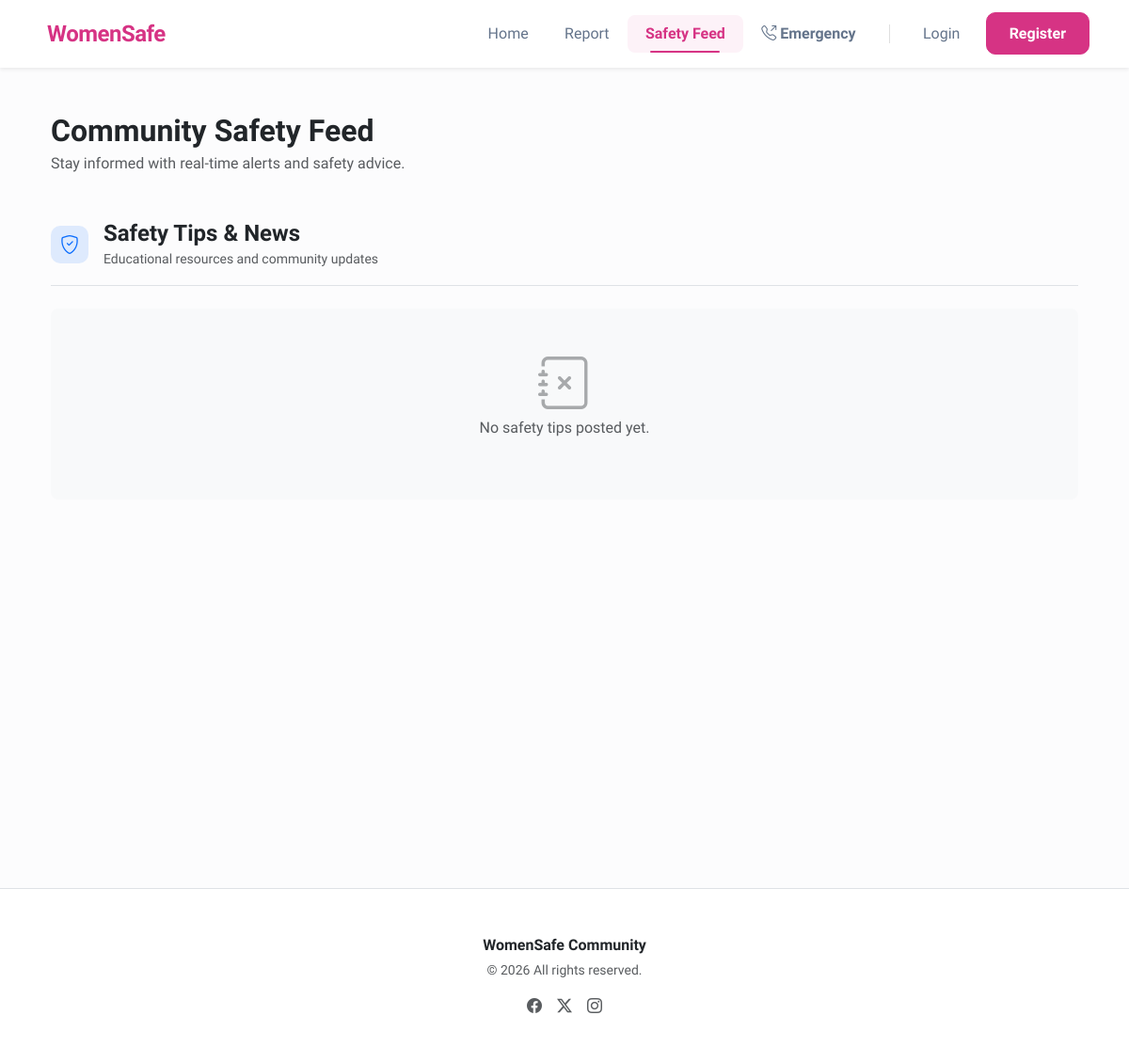
The page /awareness/feed/ on the database as committed earlier.
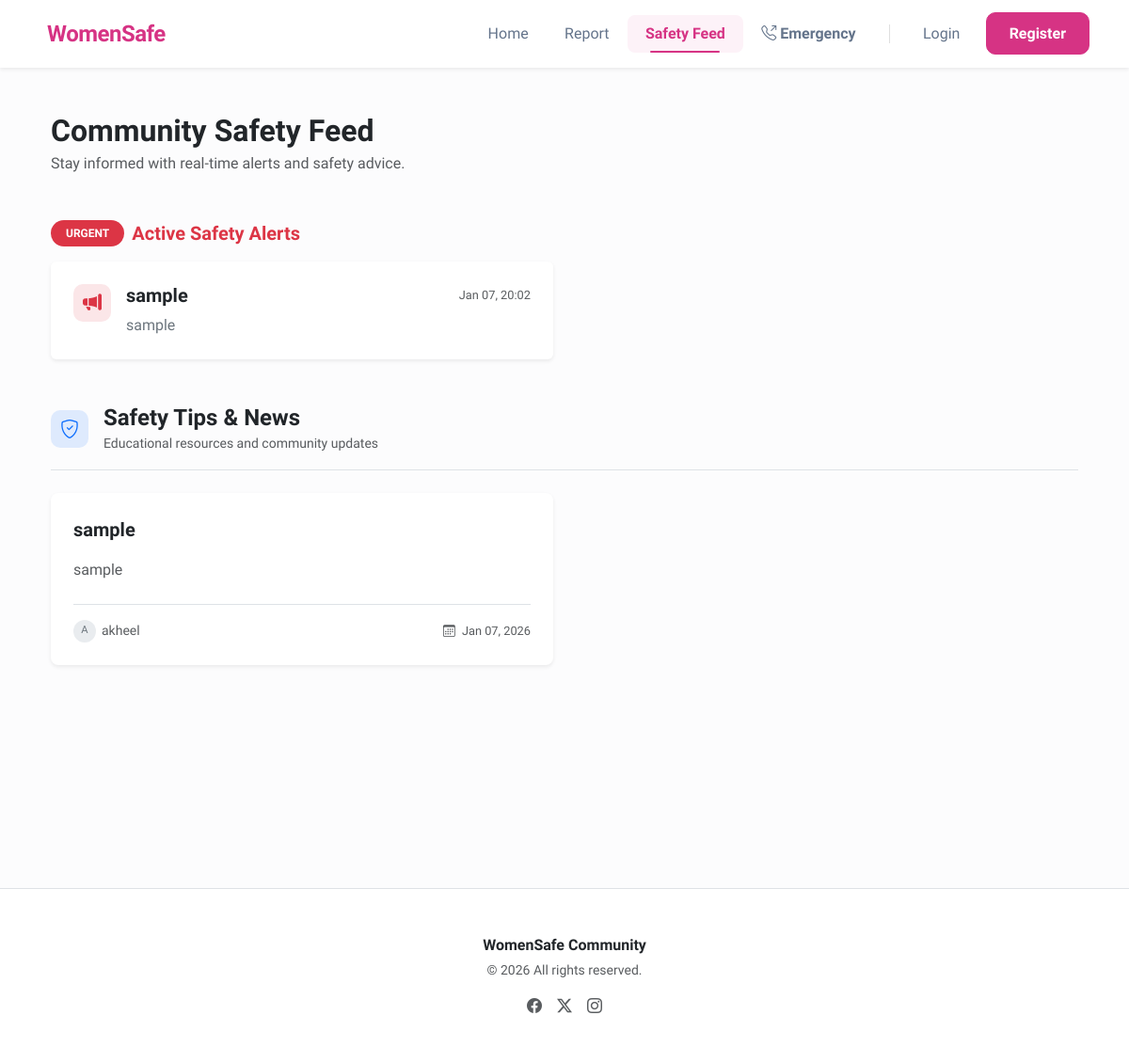
The same page on the database as committed later.
### awareness/models.py (models this page shows, shortened)
class Post(models.Model):
    STATUS_CHOICES = [
        ('pending', 'Pending Approval'),
        ('published', 'Published'),
        ('rejected', 'Rejected'),
    ]
    title = models.CharField(max_length=200)
    content = models.TextField()
    author = models.ForeignKey(settings.AUTH_USER_MODEL, on_delete=models.CASCADE)
    is_alert = models.BooleanField(default=False, help_text="Urgent Safety Alert.")
    is_announcement = models.BooleanField(default=False, help_text="System-wide Announcement (Admin only).")
    status = models.CharField(max_length=20, choices=STATUS_CHOICES, default='pending')
    created_at = models.DateTimeField(auto_now_add=True)
    updated_at = models.DateTimeField(auto_now=True)

### accounts/models.py (models this page shows, shortened)
class User(AbstractUser):
    is_moderator = models.BooleanField(default=False, help_text="Designates whether this user can moderate reports.")
    phone_number = models.CharField(max_length=15, blank=True, null=True)

### awareness/views.py (the view)
# urls.py: path('feed/', views.awareness_feed, name='awareness_feed'),
def awareness_feed(request):
    alerts = Post.objects.filter(is_alert=True, status='published').order_by('-created_at')
    posts = Post.objects.filter(is_alert=False, status='published').order_by('-created_at')
    return render(request, 'awareness/feed.html', {'alerts': alerts, 'posts': posts})

### templates/awareness/feed.html (shortened to what this page needs)
{% extends 'base.html' %}
{% block content %}
<div class="container-fluid py-4">
    <div class="row mb-5">
        <div class="col-md-8">
            <h2 class="fw-bold text-dark mb-1">Community Safety Feed</h2>
            <p class="text-muted mb-0">Stay informed with real-time alerts and safety advice.</p>
        </div>
    </div>
    {% if alerts %}
    <div class="mb-5">
        <div class="d-flex align-items-center mb-3">
            <span class="badge bg-danger rounded-pill px-3 py-2 me-2">URGENT</span>
            <h5 class="fw-bold text-danger mb-0">Active Safety Alerts</h5>
        </div>
        <div class="row g-4">
            {% for alert in alerts %}
            <div class="col-md-12 col-lg-6">
                <div class="card alert-card shadow-sm border-0 h-100">
                    <div class="card-body p-4">
                        <div class="d-flex align-items-start gap-3">
                            <div class="icon-box bg-soft-danger">
                                <i class="bi bi-megaphone-fill"></i>
                            </div>
                            <div class="w-100">
                                <div class="d-flex justify-content-between align-items-center mb-2">
                                    <h5 class="card-title fw-bold text-dark mb-0">{{ alert.title }}</h5>
                                    <small class="text-muted fw-medium" style="font-size: 0.8rem;">
                                        {{ alert.created_at|date:"M d, H:i" }}
                                    </small>
                                </div>
                                <p class="card-text text-secondary mb-0">{{ alert.content|linebreaksbr }}</p>
                            </div>
                        </div>
                    </div>
                </div>
            </div>
            {% endfor %}
        </div>
    </div>
    {% endif %}
    <div>
        <div class="d-flex align-items-center mb-4 border-bottom pb-3">
            <div class="icon-box bg-soft-primary me-3">
                <i class="bi bi-shield-check"></i>
            </div>
            <div>
                <h4 class="fw-bold mb-0 text-dark">Safety Tips & News</h4>
                <small class="text-muted">Educational resources and community updates</small>
            </div>
        </div>
        <div class="row g-4">
            {% for post in posts %}
            <div class="col-md-6">
                <div class="card shadow-sm border-0 card-hover h-100 rounded-3">
                    <div class="card-body p-4">
                        <div class="d-flex justify-content-between align-items-start mb-3">
                            <h5 class="card-title fw-bold text-dark mb-0 lh-base">{{ post.title }}</h5>
                        </div>
                        <div class="card-text text-muted mb-4">
                            {{ post.content|linebreaks|truncatewords_html:30 }}
                        </div>
                        <div class="d-flex justify-content-between align-items-center pt-3 border-top mt-auto">
                            <div class="d-flex align-items-center">
                                <div class="author-avatar">
                                    {{ post.author.username|slice:":1"|upper }}
                                </div>
                                <small class="text-muted fw-medium">{{ post.author.username }}</small>
                            </div>
                            <small class="text-muted" style="font-size: 0.8rem;">
                                <i class="bi bi-calendar3 me-1"></i> {{ post.created_at|date:"M d, Y" }}
                            </small>
                        </div>
                    </div>
                </div>
            </div>
            {% empty %}
            <div class="col-12">
                <div class="text-center py-5 bg-light rounded-3">
                    <i class="bi bi-journal-x display-4 text-muted opacity-50 mb-3"></i>
                    <p class="text-muted fw-medium">No safety tips posted yet.</p>
                </div>
            </div>
            {% endfor %}
        </div>
    </div>
</div>
{% endblock %}

Rows that differ between the two databases and show on the page:
added Post: title "sample", created_at "Jan 07, 20:02", content "sample", shown under "Active Safety Alerts"
added Post: title "sample", content "sample", author.username "A", author.username "akheel", created_at "Jan 07, 2026", shown under "Safety Tips & News"
Other text that changed with them:
text no longer shown: "No safety tips posted yet."
text now shown: "URGENT Active Safety Alerts"
